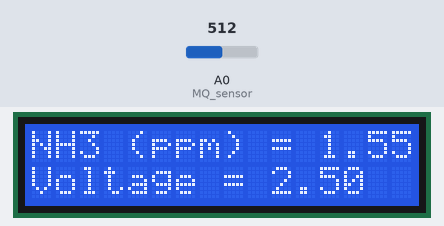
A sketch run on a simulated Arduino Uno, built with avr-gcc and run on an emulated ATmega328P. Shown: 16×2 character LCD. The test bench sets the inputs (shaded band); at power-on: A0 (MQ_sensor) = 512.

Above: at 3.2 s.
3.3 s: A0 (MQ_sensor) set to 1011
At 3.52 s:
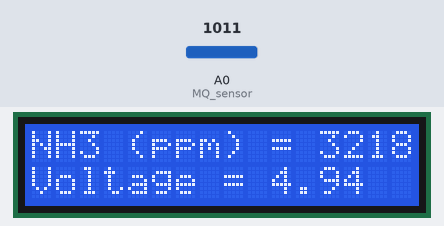
6.0 s: A0 (MQ_sensor) set to 1020
At 6.23 s:
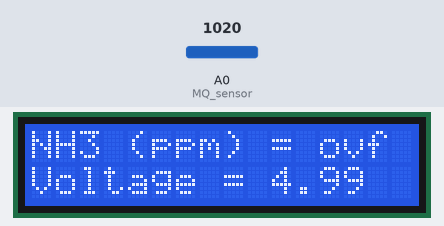
8.7 s: A0 (MQ_sensor) set to 900
At 8.93 s:
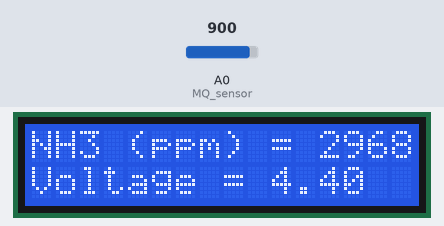
10.2 s: A0 (MQ_sensor) set to 1023
At 10.59 s:
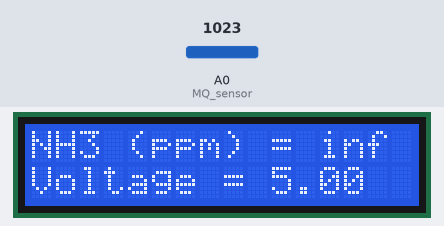
Timing chart, 0 to 13.2 s (numbered marks = the images above; inputs shaded):
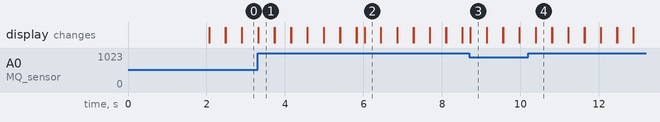

Measured:
- the behaviour switches between 1019 and 1020 on A0 (MQ_sensor) (found by bisection; images 1 and 2)
- after the input at 3.3 s, the display: first differs from a run without the input at once (image 1)
- after the input at 6.0 s, the display: changes at once (image 2)
- after the input at 8.7 s, the display: changes at once (image 3)
- after the input at 10.2 s, the display: first differs from a run without the input after 0.19 s (image 4)
- what the display in image 1 shows lasts 0.4 s, from 3.3 s to 3.7 s

The sketch:

AmmoniaGas.ino
```cpp
#define RL 47
#define m -0.263
#define b 0.42
#define Ro 20
#define MQ_sensor A0

#include <LiquidCrystal.h>


const int rs = 8, en = 9, d4 = 10, d5 = 11, d6 = 12, d7 = 13;

LiquidCrystal lcd(rs, en, d4, d5, d6, d7);


void setup() {

  lcd.begin(16, 2);

  lcd.print("NH3 in PPM");

  lcd.setCursor(0, 1);

  lcd.print("-CircuitDigest");


   delay(2000);

   lcd.clear();

}


void loop() {


  float VRL;

  float Rs;

  float ratio;


  VRL = analogRead(MQ_sensor)*(5.0/1023.0);

  Rs = ((5.0*RL)/VRL)-RL;

  ratio = Rs/Ro;


  float ppm = pow(10, ((log10(ratio)-b)/m));

  lcd.print("NH3 (ppm) = ");

  lcd.print(ppm);

  lcd.setCursor(0, 1);

  lcd.print("Voltage = ");
  lcd.print(VRL);


   delay(200);

   lcd.clear();

}
```
